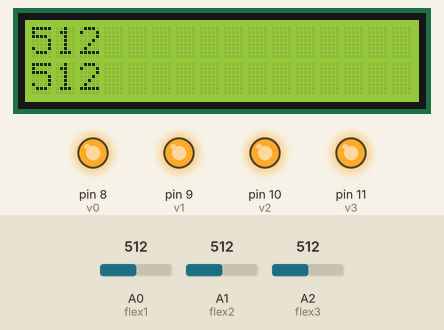
Simulated run of this sketch. Board: Arduino Mega 2560, built with avr-gcc and run on an emulated ATmega2560. Parts: 16×2 character LCD, output pins drawn as LEDs (lit = HIGH). Dashed ring = blinking. The test bench sets the inputs (shaded band); at power-on: A0 (flex1) = 512, A1 (flex2) = 512, A2 (flex3) = 512. WiFi joins after 1.5 s; servers stay silent unless stated; uploads are accepted with an empty reply; what the sketch prints to the serial monitor is not drawn.

Above: at 12.3 s.
12.4 s: A0 (flex1) set to 53
At 13.3 s:
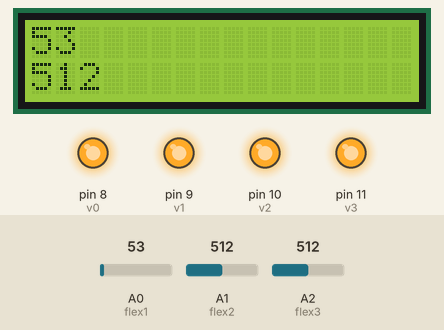
14.3 s: A0 (flex1) set to 43
At 16.1 s:
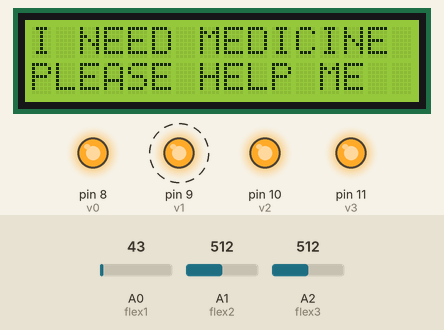
17.9 s: A1 (flex2) set to 55
At 19.4 s:
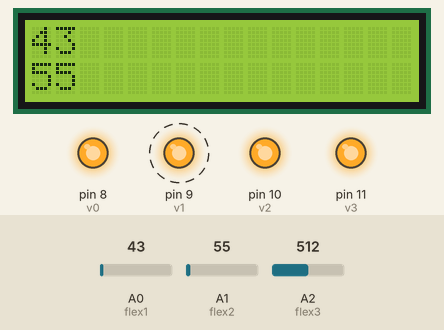
21.0 s: A1 (flex2) set to 45
At 23.2 s:
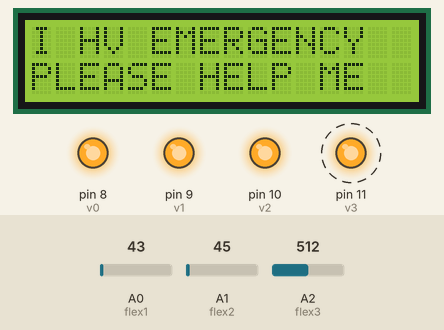
24.6 s: A0 (flex1) set to 60
At 27.8 s:
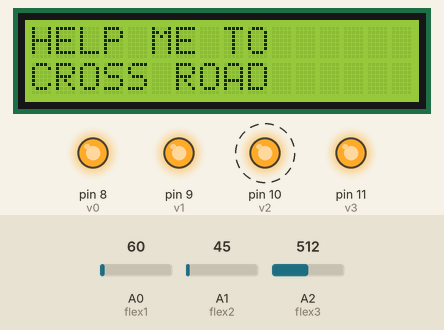
28.2 s: A1 (flex2) set to 2
At 30.8 s:
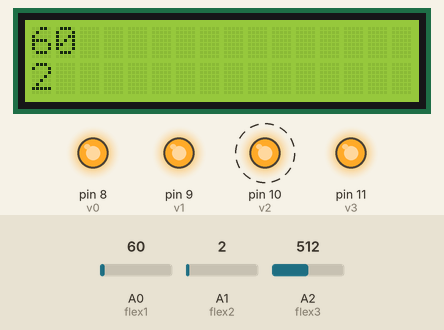
31.8 s: A1 (flex2) set to 0
Timing chart, 0 to 34.8 s (numbered marks = the images above; inputs shaded):
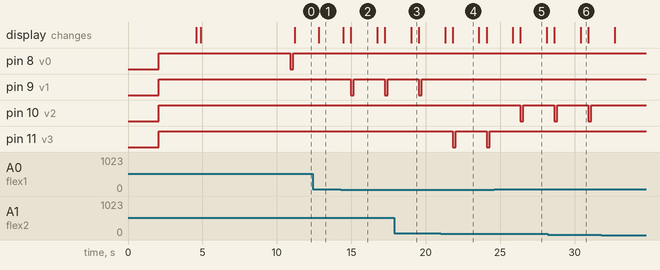

Measured:
- the behaviour switches between 50 and 49 on A0 (flex1) (found by bisection; images 1 and 2)
- the behaviour switches between 50 and 49 on A1 (flex2) (found by bisection; images 3 and 4)
- after the input at 12.4 s, the display: changes after 0.42 s (image 1)
- after the input at 14.3 s, pin 9 (v1): alternates HIGH for 2.1 s and LOW for 0.20 s, starting after 0.65 s; the display: first changes after 0.15 s (image 2 shows a later state)
- after the input at 17.9 s, the display: changes after 1.1 s (image 3)
- after the input at 21.0 s, pin 9 (v1): stops changing and stays HIGH; pin 11 (v3): alternates HIGH for 2.1 s and LOW for 0.20 s, starting after 0.80 s; the display: first changes after 0.30 s (image 4 shows a later state)
- after the input at 24.6 s, pin 10 (v2): HIGH → LOW after 1.8 s, → HIGH 0.20 s later; pin 11 (v3): stays HIGH (without the input it goes to LOW after 1.8 s); the display: first changes after 1.3 s (image 5 shows a later state)
- after the input at 28.2 s, the display: first differs from a run without the input after 2.2 s (image 6)
- after the input at 31.8 s, pin 10 (v2): stays HIGH (without the input it goes to LOW after 1.4 s)

The sketch:

wireless_elctronic_speaking_flex_sensor.ino
```cpp
#include "WiFiEsp.h"
#include<String.h>
#include <LiquidCrystal.h>

// Emulate Serial1 on pins 6/7 if not present
#ifndef HAVE_HWSERIAL1
#include "SoftwareSerial.h"
SoftwareSerial Serial1(12, 13); // RX, TX
#endif

LiquidCrystal lcd (2,3,4,5,6,7);

char ssid[] = "project12";            // your network SSID (name)
char pass[] = "project123456";        // your network password
int status = WL_IDLE_STATUS;     // the Wifi radio's status

char server[] = "projectsiot.xyz";
char server1[] = "sms.scubedigi.com";

String A = "GET /IoTProjects/ElectronicSpeaking/upload.php?a=";
String Z = " HTTP/1.1";
String msg = "GET /api.php?username=Mydreamacd&password=Mydre@m123&to=";
String bulk = "\0";
String iot = "\0";

// Initialize the Ethernet client object
WiFiEspClient client;


#define flex1 A0
#define flex2 A1
#define flex3 A2

#define v0 8
#define v1 9
#define v2 10
#define v3 11

int f1,f2,f3;

void setup() {
  // put your setup code here, to run once:
Serial.begin(9600);
Serial.println("power up");
lcd.begin(16,2);

pinMode(flex1,INPUT);
pinMode(flex2,INPUT);
pinMode(flex3,INPUT);

pinMode(v0,OUTPUT);
pinMode(v1,OUTPUT);
pinMode(v2,OUTPUT);
pinMode(v3,OUTPUT);

lcd.clear();
 lcdstring(0,0,"ELECTRONIC       ");
  lcdstring(0,1,"SPEACHING S/M    ");
  delay(2000);
  digitalWrite(v0,HIGH);
digitalWrite(v1,HIGH);
digitalWrite(v2,HIGH);
digitalWrite(v3,HIGH);
delay(1000);

   // initialize serial for ESP module
  Serial1.begin(9600);
  // initialize ESP module
  WiFi.init(&Serial1);

  // check for the presence of the shield
  while (WiFi.status() == WL_NO_SHIELD) {
    Serial.println(F("WiFi shield not present"));
    // don't continue
   // while (true);
  }

  // attempt to connect to WiFi network
  while ( status != WL_CONNECTED) {
    Serial.print(F("Attempting to connect to WPA SSID: "));
    Serial.println(ssid);
    // Connect to WPA/WPA2 network
    status = WiFi.begin(ssid, pass);
  }

  // you're connected now, so print out the data
  Serial.println(F("You're connected to the network"));

  lcd.clear();
lcd.setCursor(0,0);
lcd.print("Server Init.");
lcd.setCursor(0,1);
lcd.print("..................");
delay(100);
    Serial.println(F("sending data ---1 "));
    Serial.println(F("Starting connection to server..."));
    // if you get a connection, report back via serial
    if (client.connect(server, 80)) {
      Serial.println(F("Connected to server"));
      // Make a HTTP request
      client.println("GET /IoTProjects/ElectronicSpeaking/upload.php?a=U HTTP/1.1");
      client.println("Host: projectsiot.xyz");
      client.println("Connection: close");
      client.println();
    }
    client.flush();
     client.stop();


    /*
    /////////////////////////////////////////
    ////////// initial message .......
    Serial.println(F("Starting connection to SMS server..."));
    delay(2000);

    // if you get a connection, report back via serial
    if (client.connect(server1, 80)) {
      Serial.println(F("Connected to server"));
      // Make a HTTP request
      client.println("GET /api.php?username=Mydreamacd&password=Mydre@m123&to=9652490222&from=MYDREM&message=KIT%20STARTED HTTP/1.1");
      client.println("Host: sms.scubedigi.com");
      client.println("Connection: close");
      client.println();
    }
    //client.flush();
    //  client.stop();

  */
  lcd.clear();
lcd.setCursor(0,0);
lcd.print("Server Init.");
lcd.setCursor(0,1);
lcd.print("Done");
  delay(5000);
Serial.println(F("PLEASE SHOW CARD "));

digitalWrite(v0,HIGH);
digitalWrite(v1,HIGH);
digitalWrite(v2,HIGH);
digitalWrite(v3,HIGH);
delay(1000);
digitalWrite(v0,LOW);
digitalWrite(v1,HIGH);
digitalWrite(v2,HIGH);
digitalWrite(v3,HIGH);

delay(200);

digitalWrite(v0,HIGH);
digitalWrite(v1,HIGH);
digitalWrite(v2,HIGH);
digitalWrite(v3,HIGH);
delay(100);
}


void loop() {
  // put your main code here, to run repeatedly:
//analogReadResolution(8);
f1 = analogRead(flex1);
f2 = analogRead(flex2);
f3 = analogRead(flex3);
Serial.println("f1 = "+String(f1));
Serial.println("f2 = "+String(f2));
Serial.println("f3 = "+String(f3));
Serial.println("=======================================");
//delay(500);


  lcdstring(0,0,"                  ");
  lcdstring(0,1,"                 ");

  lcdstring(0,0,String(f1));
  lcdstring(0,1,String(f2));
delay(500);

if (((f1!=0)&&(f1<50))&&((f2!=0)&&(f2<50)))
{
Serial.println("i HAVE SOME EMERGENCY ");

  lcdstring(0,0,"I HV EMERGENCY     ");
  lcdstring(0,1,"PLEASE HELP ME    ");

  digitalWrite(v0,HIGH);
digitalWrite(v1,HIGH);
digitalWrite(v2,HIGH);
digitalWrite(v3,LOW);

delay(200);

digitalWrite(v0,HIGH);
digitalWrite(v1,HIGH);
digitalWrite(v2,HIGH);
digitalWrite(v3,HIGH);
delay(100);

iot = A + "C" + Z;
sndit ();
delay(200);

}

else if ((f1!=0)&&(f1<50))
{
  Serial.println("i need food");

  lcdstring(0,0,"I NEED MEDICINE     ");
  lcdstring(0,1,"PLEASE HELP ME    ");

  digitalWrite(v0,HIGH);
digitalWrite(v1,LOW);
digitalWrite(v2,HIGH);
digitalWrite(v3,HIGH);

delay(200);

digitalWrite(v0,HIGH);
digitalWrite(v1,HIGH);
digitalWrite(v2,HIGH);
digitalWrite(v3,HIGH);
delay(100);

iot = A + "B" + Z;
sndit ();
delay(200);
}
else if ((f2!=0)&&(f2<50))
{
  Serial.println("i need water");

  lcdstring(0,0,"HELP ME TO      ");
  lcdstring(0,1,"CROSS ROAD       ");

  digitalWrite(v0,HIGH);
digitalWrite(v1,HIGH);
digitalWrite(v2,LOW);
digitalWrite(v3,HIGH);

delay(200);

digitalWrite(v0,HIGH);
digitalWrite(v1,HIGH);
digitalWrite(v2,HIGH);
digitalWrite(v3,HIGH);
delay(100);

iot = A + "A" + Z;
sndit ();
delay(200);

  }
else
{
 //lcdstring(0,0,"ELECTRONIC       ");
  //lcdstring(0,1,"SPEACHING S/M    ");

    digitalWrite(v0,HIGH);
digitalWrite(v1,HIGH);
digitalWrite(v2,HIGH);
digitalWrite(v3,HIGH);

delay(200);

digitalWrite(v0,HIGH);
digitalWrite(v1,HIGH);
digitalWrite(v2,HIGH);
digitalWrite(v3,HIGH);
delay(100);
}


}//loop
void sndit ()
{

  Serial.print(F("IOT = ")); Serial.println(iot);

  // if the server's disconnected, stop the client
  if (!client.connected()) {
    Serial.println(F("Disconnecting from server..."));
    client.stop();

    // do nothing forevermore
    //while (true);
  }
  client.stop();
  client.flush();

  for (int x = 0; x < 1; x++)
  {
    delay(1000);
    Serial.println(x, DEC);
  }
  Serial.println(F("Starting connection to server..."));
  // if you get a connection, report back via serial
  if (client.connect(server, 80)) {
    Serial.println(F("Connected to server"));
    // Make a HTTP request

    //client.println("GET /IoTProjects/TollBooth/tollbooth.php?a=A&b=5&c=6&d=3 HTTP/1.1");

    client.println(iot);

    client.println("Host: projectsiot.xyz");
    client.println("Connection: close");
    client.println();
    iot = "\0";
  }

}
 void lcdstring (unsigned int a, unsigned int b, String data)
 {
  lcd.setCursor(a,b);
  lcd.print(data);
 }
```
